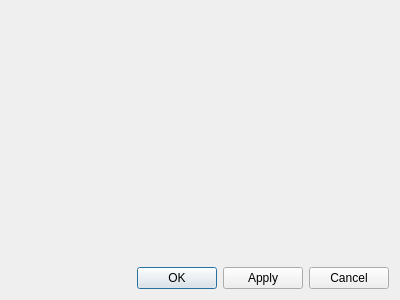
<?xml version="1.0" encoding="UTF-8"?>
<ui version="4.0">
 <class>preferencesDialog</class>
 <widget class="QDialog" name="preferencesDialog">
  <property name="geometry">
   <rect>
    <x>0</x>
    <y>0</y>
    <width>400</width>
    <height>300</height>
   </rect>
  </property>
  <property name="windowTitle">
   <string>Dialog</string>
  </property>
  <layout class="QGridLayout" name="gridLayout">
   <item row="2" column="0">
    <layout class="QHBoxLayout" name="horizontalLayout">
     <item>
      <spacer name="horizontalSpacer">
       <property name="orientation">
        <enum>Qt::Horizontal</enum>
       </property>
       <property name="sizeHint" stdset="0">
        <size>
         <width>40</width>
         <height>20</height>
        </size>
       </property>
      </spacer>
     </item>
     <item>
      <widget class="QPushButton" name="pushButton">
       <property name="text">
        <string>OK</string>
       </property>
      </widget>
     </item>
     <item>
      <widget class="QPushButton" name="pushButton_3">
       <property name="text">
        <string>Apply</string>
       </property>
      </widget>
     </item>
     <item>
      <widget class="QPushButton" name="pushButton_2">
       <property name="text">
        <string>Cancel</string>
       </property>
      </widget>
     </item>
    </layout>
   </item>
   <item row="0" column="0">
    <layout class="QVBoxLayout" name="verticalLayout"/>
   </item>
   <item row="1" column="0">
    <spacer name="verticalSpacer">
     <property name="orientation">
      <enum>Qt::Vertical</enum>
     </property>
     <property name="sizeHint" stdset="0">
      <size>
       <width>20</width>
       <height>40</height>
      </size>
     </property>
    </spacer>
   </item>
  </layout>
 </widget>
 <resources/>
 <connections/>
</ui>
